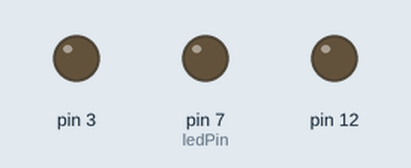
Recording of a sketch running on a simulated Arduino Uno, built with avr-gcc and run on an emulated ATmega328P. Shown: output pins drawn as LEDs (lit = HIGH).

Above: at 1.2 s.
At 3.8 s:
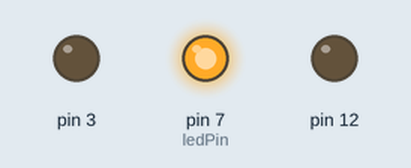
Timing chart, 0 to 6.6 s (numbered marks = the images above):
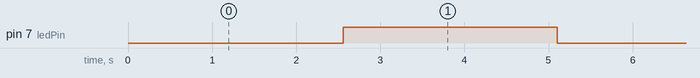

The sketch:

analogWrite_Example.ino
```cpp
int ledPin = 7;


void setup() {
  // put your setup code here, to run once:
  pinMode(ledPin,OUTPUT);

  pinMode(3,OUTPUT);
  pinMode(12,OUTPUT);
  digitalWrite(3,LOW);
  digitalWrite(12,LOW);
}

void loop() {
  // put your main code here, to run repeatedly:
  int x;
  for(x = 0; x < 255;x ++){
    analogWrite(ledPin,x);
    delay(20);
  }

}
```

Measured:
- by itself, pin 7 (ledPin): alternates HIGH for 2.5 s and LOW for 2.6 s
